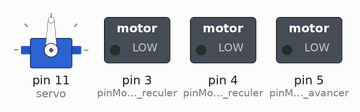
Simulated run of this sketch. Board: Arduino Uno, built with avr-gcc and run on an emulated ATmega328P. Parts: servo, switched loads named in the sketch (green lamp = pin HIGH).

Above: at 0.1 s.
Timing chart, 0 to 2.5 s (numbered marks = the images above):
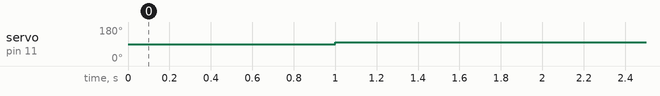

The sketch:

main.ino
```cpp
#include "config.h"
#include "Ultrasonic.h"
#include "Servo.h"

Servo servo;


void declencher(){
  delay(1000);

  servo.write(100);


}


void setup(){
  pinMode(pinMoteur1_avancer, OUTPUT);
  pinMode(pinMoteur1_reculer, OUTPUT);
  pinMode(pinMoteur2_avancer, OUTPUT);
  pinMode(pinMoteur2_reculer, OUTPUT);

  servo.attach(11);

  Serial.begin(9600);
}

void loop(){

  declencher();
}
```

config.cpp
```cpp
#include "config.h"
#include "Arduino.h"
#include "Ultrasonic.h"

Ultrasonic ultrasonic1(6, 7);
Ultrasonic ultrasonic2(8, 9);
//=================================================


int distance1 = 0;
int distance2 = 0;
//=======================================

int pinMoteur1_reculer = 4;
int pinMoteur1_avancer = 5;
//----------------------------
int pinMoteur2_avancer = 4;
int pinMoteur2_reculer = 3;

int pwm1 = 9;
int pwm2 = 10;
//=======================================

/*bool ultrason1_detecte = false;
bool ultrason2_detecte = false;*/
bool obstacle_passed = false;

int avancer(int time){

  digitalWrite(pinMoteur1_avancer, HIGH);

  digitalWrite(pinMoteur2_avancer, HIGH);
  digitalWrite(pinMoteur1_reculer, LOW);
  digitalWrite(pinMoteur2_reculer, LOW);

  delay(time);

  digitalWrite(pinMoteur1_avancer, LOW);
  digitalWrite(pinMoteur2_avancer, LOW);
  digitalWrite(pinMoteur1_reculer, LOW);
  digitalWrite(pinMoteur2_reculer, LOW);

}

int tournerdroite(int time){

  digitalWrite(pinMoteur1_avancer, HIGH);
  //analogWrite(pwm1, 200);
  digitalWrite(pinMoteur1_reculer, LOW);
  digitalWrite(pinMoteur2_avancer, LOW);
  digitalWrite(pinMoteur2_reculer, HIGH);
  //analogWrite(pwm1, 150);
  //analogWrite(pwm2, 150);


  delay(time);

  digitalWrite(pinMoteur1_avancer, LOW);
  digitalWrite(pinMoteur1_reculer, LOW);
  digitalWrite(pinMoteur2_avancer, LOW);
  digitalWrite(pinMoteur2_reculer, LOW);

}

int tournergauche(int time){
  digitalWrite(pinMoteur1_avancer, LOW);
  digitalWrite(pinMoteur1_reculer, HIGH);
  digitalWrite(pinMoteur2_avancer, HIGH);
  //analogWrite(pwm2, 200);
  digitalWrite(pinMoteur2_reculer, LOW);
  //analogWrite(pwm1, 150);
  //analogWrite(pwm2, 150);

  delay(time);

  digitalWrite(pinMoteur1_avancer, LOW);
  digitalWrite(pinMoteur1_reculer, LOW);
  digitalWrite(pinMoteur2_avancer, LOW);
  digitalWrite(pinMoteur2_reculer, LOW);

}

void eviter(){
    tournergauche(1000);
    avancer(500);
    tournerdroite(1000);
    avancer(500);
    tournerdroite(1000);
    avancer(600);
    tournergauche(1100);
}

void slalom(){
  //get distances
  distance1 = ultrasonic1.read(CM);
  distance2 = ultrasonic2.read(CM);

  //conditions
  if(distance1<40){
    avancer(500);
    tournergauche(600);
    avancer(1000);
  }else if(distance2<40){
    avancer(500);
    tournerdroite(600);
    avancer(1000);
  }else{
    avancer(100);
  }


}
```

config.h
```cpp
#ifndef CONFIG_H
#define CONFIG_H


extern int distance1;
extern int distance2;
//=======================================

extern int pinMoteur1_avancer;
extern int pinMoteur1_reculer;
//----------------------------
extern int pinMoteur2_avancer;
extern int pinMoteur2_reculer;


extern int pwm1;
extern int pwm2;
//========================================
extern bool ulrason1_detecte;
extern bool ultrason2_detecte;
//===========================================


//========================================
extern int avancer();
extern int tournergauche();
extern int tournerdroite();
extern void slalom();
extern void eviter();
extern void testultrason();
extern void testmouvement();


#endif
```

Measured:
- by itself, servo on pin 11 (servo): 90° → 100° at 1.0 s
